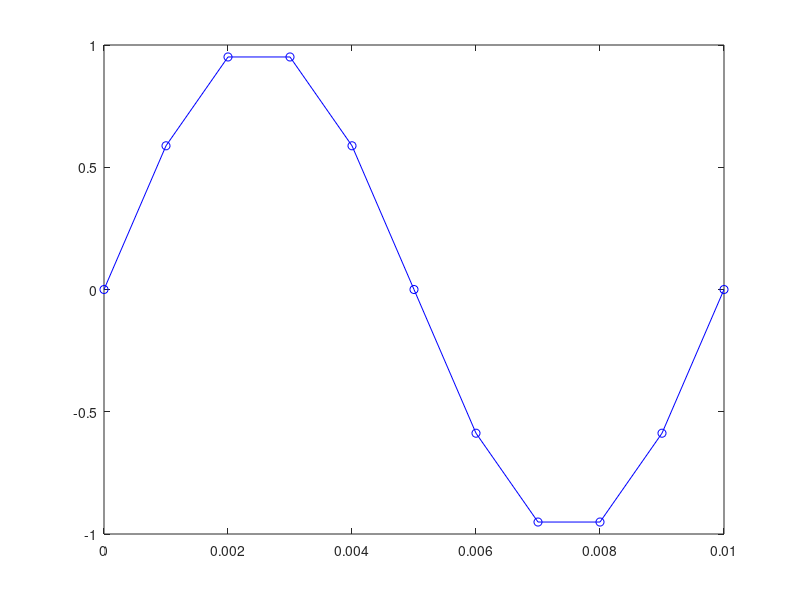

Write the MATLAB code that produced this figure.

clc
clear
close all

FS = 1000;
FN = 100;

dt_s = 1/FS;

t = 0:1/FS:1;

t_1c = 0:1/FS:0.01; 

y = sin(2 * pi * FN * t);
y_1c = y(1:11);

plot(t_1c, y_1c, '-ob')